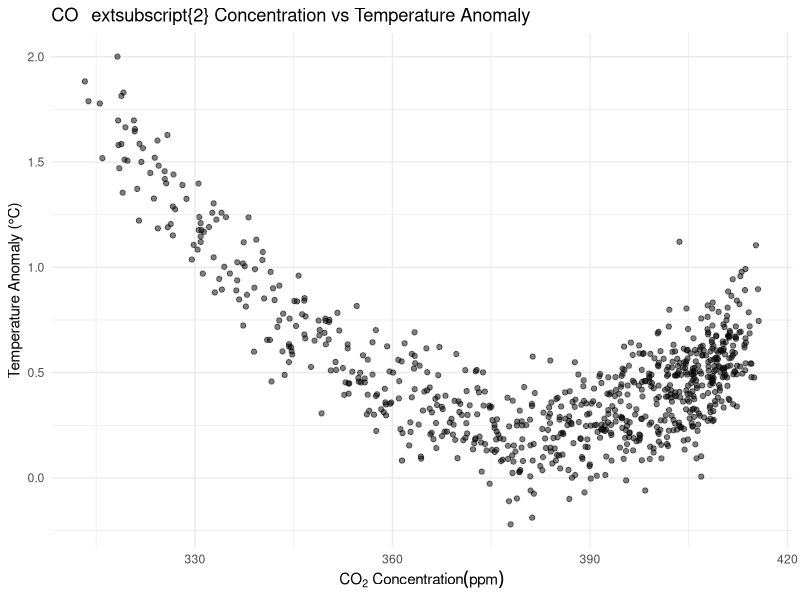
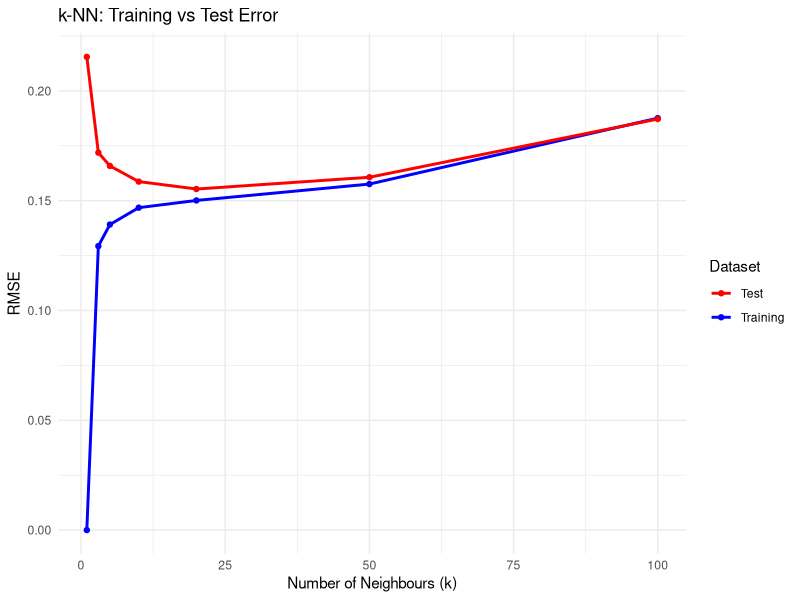
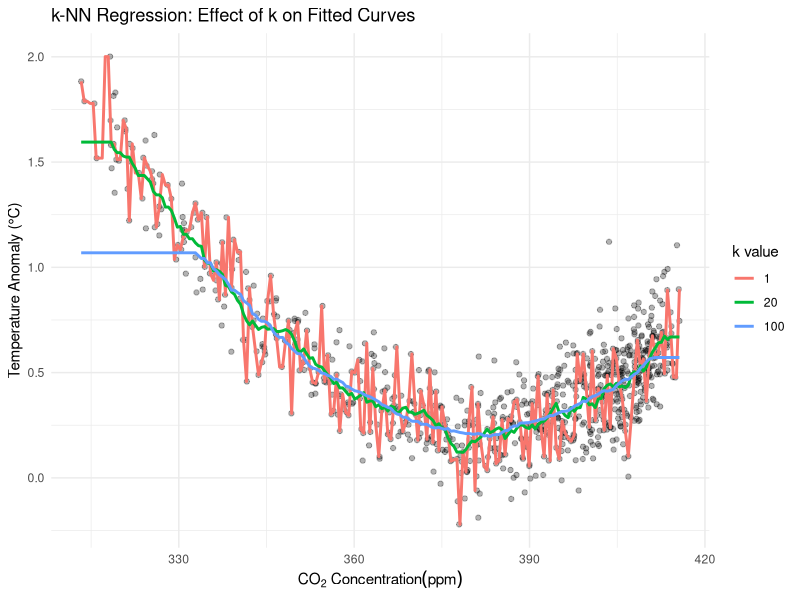
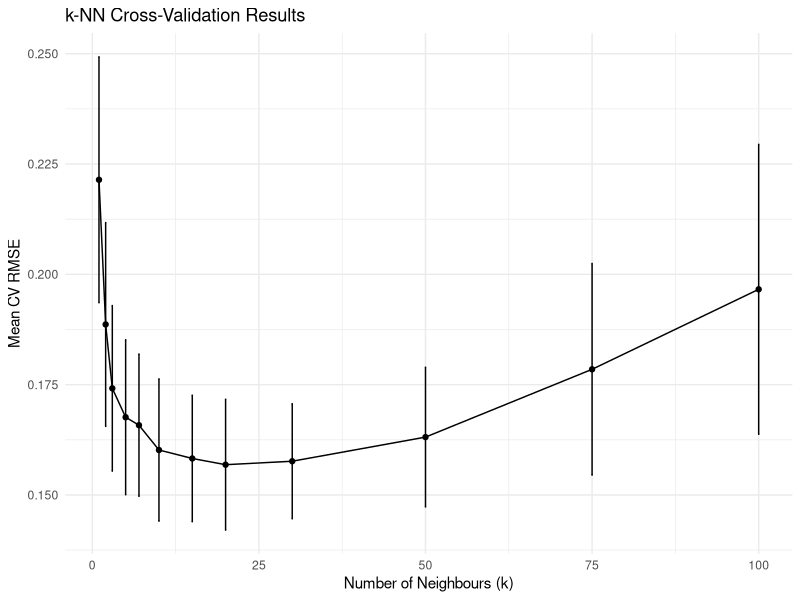
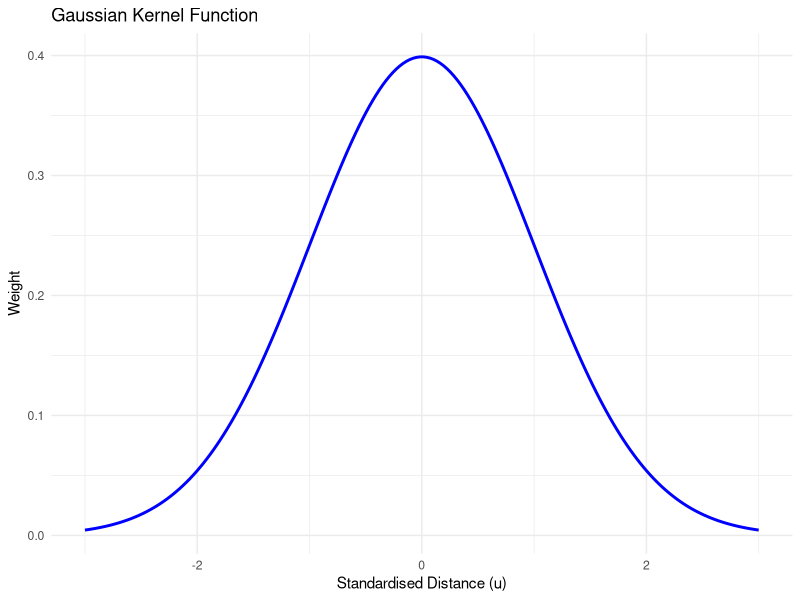
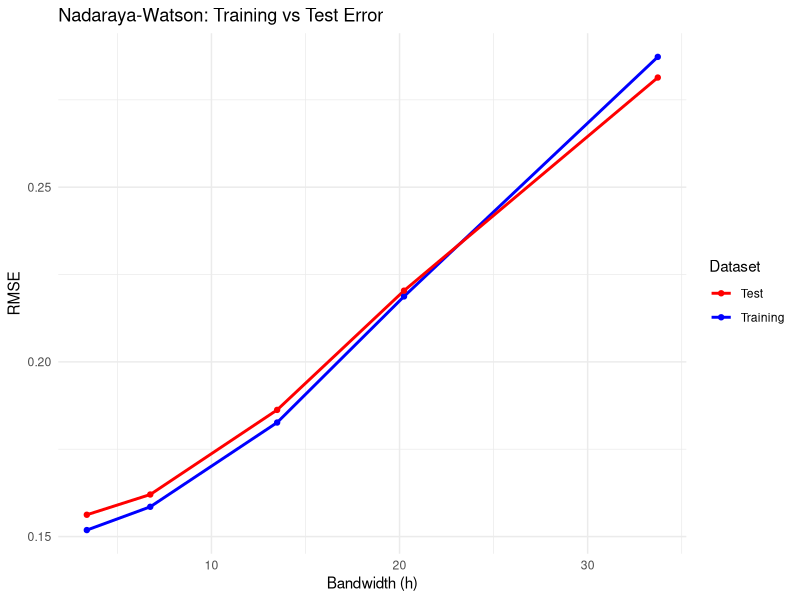
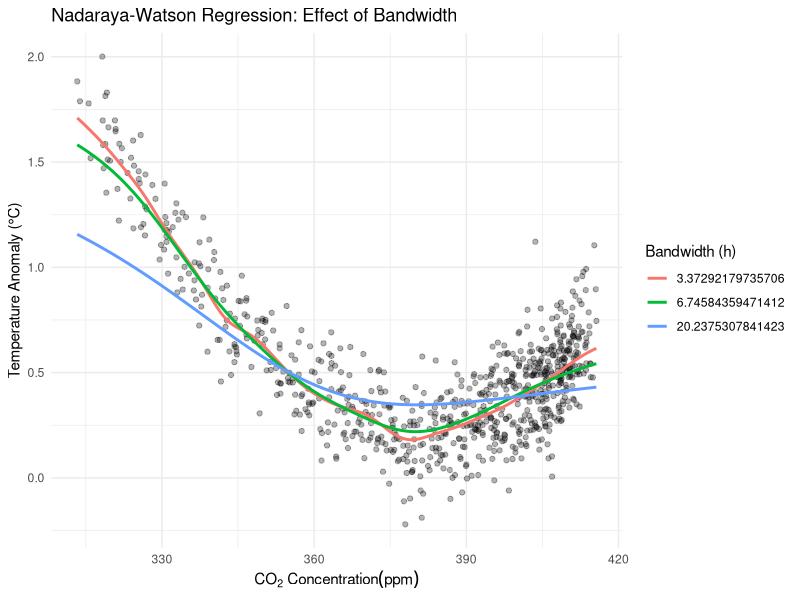
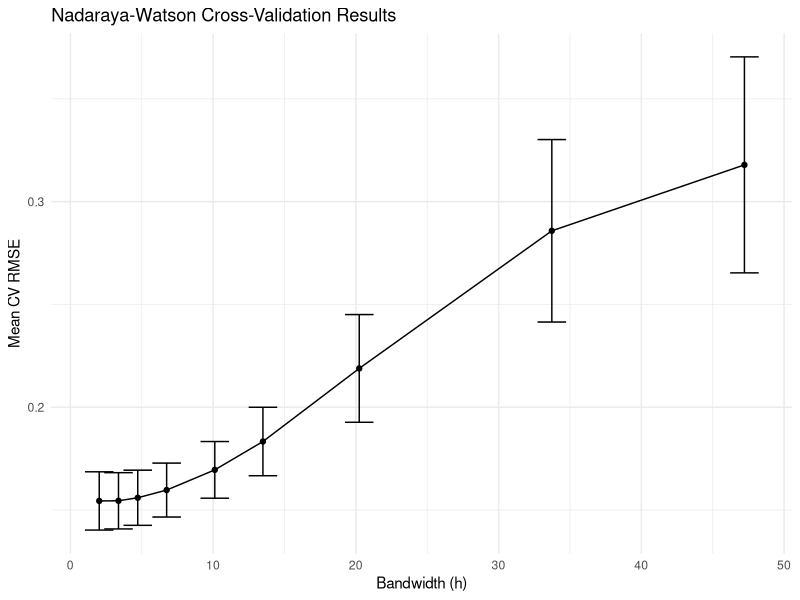

The R source for these figures, in order:
## ---- chunk 1
knitr::opts_chunk$set(
  echo = TRUE,          # Show code
  warning = FALSE,      # Hide warnings
  message = FALSE,      # Hide messages
  fig.width = 6,        # Figure width
  fig.height = 4,       # Figure height
  fig.align = 'center', # Centre figures
  out.width = '80%'     # Output width
)
## ---- chunk 2
library(tidyverse)
library(caret)        # For k-NN regression
library(rsample)      # For cross-validation
library(broom)        # For model output formatting
library(knitr)        # For table formatting
library(gridExtra)    # For arranging plots
## ---- chunk 3
# Replace ___ with the correct filename in quotes
climate_data <- read_csv("climate_data.csv")

# Replace ___ with the function to examine data structure
glimpse(climate_data)
## ---- chunk 4
# Create scatter plot of the relationship
ggplot(climate_data, aes(x = co2, y = temperature_anomaly)) +
  geom_point(alpha = 0.5) +
  labs(
    title = "CO\textsubscript{2} Concentration vs Temperature Anomaly",
    x = expression(CO[2]~ Concentration (ppm)),
    y = "Temperature Anomaly (\u00B0C)",
  ) +
  theme_minimal()

# Calculate correlation
# Replace ___ with the two variables to correlate
correlation <- cor(climate_data$co2, climate_data$temperature_anomaly)
cat(sprintf("Correlation: %.3f\n", correlation))
## ---- chunk 5
# Create training and test sets (75-25 split)
set.seed(2024)
# Replace ___ with the function to create data splits
data_split <- initial_split(
  climate_data, prop = 0.75)
train_data <- training(data_split)
test_data <- testing(data_split)

cat(sprintf(
  "Training set: %d observations\n",
  nrow(train_data)))
cat(sprintf(
  "Test set: %d observations\n",
  nrow(test_data)))

# Extract predictors and response for training set
# Convert predictor to matrix format for knnreg()
x_train <- as.matrix(train_data$co2)
y_train <- train_data$temperature_anomaly

# Extract predictors and response for test set
x_test <- as.matrix(test_data$co2)
y_test <- test_data$temperature_anomaly

# Verify dimensions
cat(sprintf("\nx_train dimensions: %d x %d\n", 
            nrow(x_train), ncol(x_train)))
cat(sprintf("y_train length: %d\n", length(y_train)))
## ---- chunk 6
# Define range of k values to test
# We test a range from very flexible (k=1) to very smooth (k=100)
k_values <- c(1, 3, 5, 10, 20, 50, 100)

# Initialise storage for results
knn_results <- data.frame(
  k = integer(),
  train_rmse = numeric(),
  test_rmse = numeric()
)

# Fit k-NN models for each k value
for(k in k_values) {
  # Fit model on training data
  # Replace ___ with appropriate arguments
  knn_model <- knnreg(
    x = x_train,
    y = y_train,
    k = k
  )
  
  # Predict training set
  # Replace ___ with appropriate arguments
  train_pred <- predict(knn_model, newdata = x_train)
  
  # Predict test set
  # Replace ___ with appropriate arguments
  test_pred <- predict(knn_model, newdata = x_test)
  
  # Calculate RMSE for training and test sets
  train_rmse <- sqrt(mean((train_pred - y_train)^2))
  test_rmse <- sqrt(mean((test_pred - y_test)^2))
  
  # Store results
  knn_results <- rbind(
    knn_results,
    data.frame(k = k, train_rmse = train_rmse, test_rmse = test_rmse)
  )
}

# Display results table
kable(knn_results, digits = 3,
      caption = "k-NN Performance for Different k Values")
## ---- chunk 7
# Visualise how training and test error change with k
# Replace ___ to create appropriate plot
ggplot(knn_results, aes(x = k)) +
  geom_line(aes(y = train_rmse, colour = "Training"), size = 1) +
  geom_line(aes(y = test_rmse, colour = "Test"), size = 1) +
  geom_point(aes(y = train_rmse, colour = "Training")) +
  geom_point(aes(y = test_rmse, colour = "Test")) +
  scale_colour_manual(
    values = c("Training" = "blue", "Test" = "red")) +
  labs(
    title = "k-NN: Training vs Test Error",
    x = "Number of Neighbours (k)",
    y = "RMSE",
    colour = "Dataset"
  ) +
  theme_minimal()

# Identify optimal k (minimum test RMSE)
# Replace ___ with appropriate code
optimal_k <- knn_results$k[which.min(knn_results$test_rmse)]
cat(sprintf("\nOptimal k: %d\n", optimal_k))
## ---- chunk 8
# Create grid of CO2 values for smooth prediction curves
co2_grid <- seq(
   min(climate_data$co2),
  max(climate_data$co2),
  length.out = 200)

# Convert to matrix for knnreg predictions
co2_grid_matrix <- as.matrix(co2_grid)

# Generate predictions for selected k values
k_selected <- c(1, 20, 100)
predictions_list <- list()

for(k in k_selected) {
  # Replace ___ with appropriate arguments
  knn_model <- knnreg(
    x = x_train,
    y = y_train,
    k = k
  )
  
  knn_pred <- predict(knn_model, newdata = co2_grid_matrix)
  
  predictions_list[[as.character(k)]] <- data.frame(
    co2 = co2_grid,
    prediction = knn_pred,
    k = k
  )
}

# Combine predictions
all_predictions <- bind_rows(predictions_list)

# Plot predictions with original data
ggplot() +
  geom_point(
    data = climate_data,
    aes(x = co2, y = temperature_anomaly),
    alpha = 0.3) +
  geom_line(
    data = all_predictions,
    aes(x = co2, y = prediction, colour = factor(k)),
    size = 1) +
  labs(
    title = "k-NN Regression: Effect of k on Fitted Curves",
    x = expression(CO[2]~ Concentration (ppm)),
    y = "Temperature Anomaly (\u00B0C)",
    colour = "k value"
  ) +
  theme_minimal()
## ---- chunk 9
# Set up 10-fold cross-validation
set.seed(2024)
# Replace ___ with appropriate function and arguments
cv_folds <- vfold_cv(train_data, v = 10)

# Define range of k values
k_range <- c(1, 2, 3, 5, 7, 10, 15, 20, 30, 50, 75, 100)

# Initialise storage
cv_results <- data.frame(
  k = integer(),
  fold = integer(),
  rmse = numeric()
)

# Perform cross-validation
for(k in k_range) {
  for(i in 1:nrow(cv_folds)) {
    # Extract fold data
    train_fold <- analysis(cv_folds$splits[[i]])
    test_fold <- assessment(cv_folds$splits[[i]])
    
    # Prepare matrices for this fold
    x_train_fold <- as.matrix(train_fold$co2)
    y_train_fold <- train_fold$temperature_anomaly
    x_test_fold <- as.matrix(test_fold$co2)
    
    # Fit k-NN model
    # Replace ___ with appropriate arguments
    knn_model <- knnreg(
      x = x_train_fold,
      y = y_train_fold,
      k = k
    )
    
    # Make predictions
    knn_pred <- predict(knn_model, newdata = x_test_fold)
    
    # Calculate RMSE
    fold_rmse <- sqrt(mean((test_fold$temperature_anomaly - knn_pred)^2))
    
    # Store results
    cv_results <- rbind(
      cv_results,
      data.frame(k = k, fold = i, rmse = fold_rmse)
    )
  }
}

# Calculate mean CV error for each k
# Replace ___ with appropriate dplyr code
cv_summary <- cv_results %>%
  group_by(k) %>%
  summarise(
    mean_rmse = mean(rmse),
    sd_rmse = sd(rmse),
    .groups = 'drop'
  )

kable(cv_summary, digits = 3,
      caption = "Cross-Validation Results for k-NN")
## ---- chunk 10
# Plot CV results with error bars
# Replace ___ with appropriate ggplot code
ggplot(cv_summary, aes(x = k, y = mean_rmse)) +
  geom_line() +
  geom_point() +
  geom_errorbar(
    aes(
      ymin = mean_rmse - sd_rmse,
      ymax = mean_rmse + sd_rmse),
    width = 0.2) +
  labs(
    title = "k-NN Cross-Validation Results",
    x = "Number of Neighbours (k)",
    y = "Mean CV RMSE"
  ) +
  theme_minimal()

# Identify optimal k from CV
optimal_k_cv <- cv_summary$k[which.min(cv_summary$mean_rmse)]
cat(sprintf("\nOptimal k (CV): %d\n", optimal_k_cv))
cat(sprintf("CV RMSE: %.4f\n", 
            min(cv_summary$mean_rmse)))
## ---- chunk 11
# Implement the Gaussian kernel function
# Replace ___ to complete the function
gaussian_kernel <- function(u) {
  # The Gaussian kernel formula
  # Hint: 2*pi in R is written as 2*pi
  (1 / sqrt(2*pi)) * exp(-(u^2) / 2)
}

# Test your kernel function
test_values <- c(-2, -1, 0, 1, 2)
kernel_weights <- gaussian_kernel(test_values)
cat("Kernel weights for test values:\n")
print(data.frame(u = test_values, weight = kernel_weights))

# Visualise the kernel function
u_seq <- seq(-3, 3, length.out = 200)
kernel_plot_data <- data.frame(
  u = u_seq,
  weight = gaussian_kernel(u_seq)
)

ggplot(kernel_plot_data, aes(x = u, y = weight)) +
  geom_line(size = 1, colour = "blue") +
  labs(
    title = "Gaussian Kernel Function",
    x = "Standardised Distance (u)",
    y = "Weight"
  ) +
  theme_minimal()
## ---- chunk 12
# Implement Nadaraya-Watson estimator
# Replace ___ to complete the function
nadaraya_watson <- function(x_train, y_train, x_test, bandwidth) {
  # Initialise vector to store predictions
  predictions <- numeric(length(x_test))
  
  # Loop through each test point
  for(i in 1:length(x_test)) {
    # Calculate distances from test point to all training points
    # Hint: x_test[i] is a single value, x_train is a vector
    distances <- x_test[i] - x_train
    
    # Calculate standardised distances (u = distance / bandwidth)
    u <- distances / bandwidth
    
    # Apply Gaussian kernel to get weights
    weights <- gaussian_kernel(u)
    
    # Calculate weighted average (Nadaraya-Watson formula)
    # Numerator: sum of weighted responses
    numerator <- sum(weights * y_train)
    
    # Denominator: sum of weights
    denominator <- sum(weights)
    
    # Compute prediction
    predictions[i] <- numerator / denominator
  }
  
  return(predictions)
}

# Test your function with a single bandwidth
test_bandwidth <- 20
nw_test_pred <- nadaraya_watson(
  x_train = x_train,
  y_train = y_train,
  x_test = x_test,
  bandwidth = test_bandwidth
)

# Calculate test RMSE
nw_test_rmse <- sqrt(mean((nw_test_pred - y_test)^2))
cat(sprintf("Test RMSE (h = %.1f): %.4f\n", test_bandwidth, nw_test_rmse))
## ---- chunk 13
# Calculate Silverman's rule of thumb bandwidth
# h = 0.9 * min(sd, IQR/1.34) * n^(-1/5)
n <- length(x_train)
sigma <- sd(as.vector(x_train))
iqr <- IQR(as.vector(x_train))
h_silverman <- 0.9 * min(sigma, iqr / 1.34) * n^(-1/5)

cat(sprintf("Silverman's bandwidth: %.2f\n", h_silverman))

# Test multiples of Silverman's bandwidth
# We test from very flexible (0.5h) to very smooth (5h)
bandwidth_values <- h_silverman * c(0.5, 1, 2, 3, 5)

# Initialise storage
nw_results <- data.frame(
  bandwidth = numeric(),
  train_rmse = numeric(),
  test_rmse = numeric()
)

# Fit models for each bandwidth
for(bw in bandwidth_values) {
  # Predict training set
  # Replace ___ with appropriate arguments
  # Note: x_train is a matrix, convert to vector with as.vector()
  train_pred <- nadaraya_watson(
    x_train = as.vector(x_train),
    y_train = y_train,
    x_test = as.vector(x_train),
    bandwidth = bw
  )
  
  # Predict test set
  # Replace ___ with appropriate arguments
  test_pred <- nadaraya_watson(
    x_train = as.vector(x_train),
    y_train = y_train,
    x_test = as.vector(x_test),
    bandwidth = bw
  )
  
  # Calculate RMSE
  train_rmse <- sqrt(mean((train_pred - y_train)^2))
  test_rmse <- sqrt(mean((test_pred - y_test)^2))
  
  # Store results
  nw_results <- rbind(
    nw_results,
    data.frame(
      bandwidth = bw,
      train_rmse = train_rmse,
      test_rmse = test_rmse)
  )
}

kable(nw_results, digits = 3,
      caption = "Nadaraya-Watson Performance for Different Bandwidths")
## ---- chunk 14
# Visualise how training and test error change with bandwidth
# Replace ___ to create appropriate plot
ggplot(nw_results, aes(x = bandwidth)) +
  geom_line(aes(y = train_rmse, colour = "Training"), size = 1) +
  geom_line(aes(y = test_rmse, colour = "Test"), size = 1) +
  geom_point(aes(y = train_rmse, colour = "Training")) +
  geom_point(aes(y = test_rmse, colour = "Test")) +
  scale_colour_manual(
    values = c("Training" = "blue", "Test" = "red")) +
  labs(
    title = "Nadaraya-Watson: Training vs Test Error",
    x = "Bandwidth (h)",
    y = "RMSE",
    colour = "Dataset"
  ) +
  theme_minimal()

# Identify optimal bandwidth
optimal_h <- nw_results$bandwidth[which.min(nw_results$test_rmse)]
cat(sprintf("\nOptimal bandwidth: %.1f\n", optimal_h))
## ---- chunk 15
# Generate predictions for selected bandwidth values
# Use multiples of Silverman's bandwidth
h_selected <- h_silverman * c(0.5, 1, 3)
nw_predictions_list <- list()

for(h in h_selected) {
  # Replace ___ with appropriate arguments
  nw_pred <- nadaraya_watson(
    x_train = as.vector(x_train),
    y_train = y_train,
    x_test = co2_grid,
    bandwidth = h
  )
  
  nw_predictions_list[[as.character(h)]] <- data.frame(
    co2 = co2_grid,
    prediction = nw_pred,
    h = h
  )
}

# Combine predictions
nw_all_predictions <- bind_rows(nw_predictions_list)

# Plot Nadaraya-Watson fits
ggplot() +
  geom_point(
    data = climate_data,
    aes(x = co2, y = temperature_anomaly),
    alpha = 0.3) +
  geom_line(
    data = nw_all_predictions,
    aes(x = co2, y = prediction, colour = factor(h)),
    size = 1) +
  labs(
    title = "Nadaraya-Watson Regression: Effect of Bandwidth",
    x = expression(CO[2]~ Concentration (ppm)),
    y = "Temperature Anomaly (\u00B0C)",
    colour = "Bandwidth (h)"
  ) +
  theme_minimal()
## ---- chunk 16
# Define range of bandwidth values as multiples of
# Silverman's bandwidth...
# Test a wider range for cross-validation
h_range <- h_silverman * c(0.3, 0.5, 0.7, 1, 1.5, 2, 3, 5, 7)

# Initialise storage
nw_cv_results <- data.frame(
  bandwidth = numeric(),
  fold = integer(),
  rmse = numeric()
)

# Perform cross-validation
# Use the same cv_folds created earlier
for(h in h_range) {
  for(i in 1:nrow(cv_folds)) {
    # Extract fold data
    train_fold <- analysis(cv_folds$splits[[i]])
    test_fold <- assessment(cv_folds$splits[[i]])
    
    # Make predictions using Nadaraya-Watson
    # Replace ___ with appropriate arguments
    nw_pred <- nadaraya_watson(
      x_train =  as.vector(train_fold$co2),
      y_train = train_fold$temperature_anomaly,
      x_test = as.vector(test_fold$co2),
      bandwidth = h
    )
    
    # Calculate RMSE
    fold_rmse <- sqrt(mean((test_fold$temperature_anomaly - nw_pred)^2))
    
    # Store results
    nw_cv_results <- rbind(
      nw_cv_results,
      data.frame(bandwidth = h, fold = i, rmse = fold_rmse)
    )
  }
}

# Calculate mean CV error for each bandwidth
# Replace ___ with appropriate dplyr code
nw_cv_summary <- nw_cv_results %>%
  group_by(bandwidth) %>%
  summarise(
    mean_rmse = mean(rmse),
    sd_rmse = sd(rmse),
    .groups = 'drop'
  )

kable(nw_cv_summary, digits = 3,
      caption = "Cross-Validation Results for Nadaraya-Watson")
## ---- chunk 17
# Plot CV results with error bars
ggplot(nw_cv_summary, aes(x = bandwidth, y = mean_rmse)) +
  geom_line() +
  geom_point() +
  geom_errorbar(
    aes(
      ymin = mean_rmse - sd_rmse,
      ymax = mean_rmse + sd_rmse),
    width = 2) +
  labs(
    title = "Nadaraya-Watson Cross-Validation Results",
    x = "Bandwidth (h)",
    y = "Mean CV RMSE"
  ) +
  theme_minimal()

# Identify optimal bandwidth from CV
optimal_h_cv <- nw_cv_summary$bandwidth[which.min(nw_cv_summary$mean_rmse)]
cat(sprintf("\nOptimal bandwidth (CV): %.1f\n", optimal_h_cv))
cat(sprintf("CV RMSE: %.4f\n", 
            min(nw_cv_summary$mean_rmse)))
## ---- chunk 18
# Fit optimal k-NN model
# Replace ___ with optimal k value from cross-validation
knn_optimal <- knnreg(
  x = x_train,
  y = y_train,
  k = 20
)
knn_optimal_pred <- predict(knn_optimal, newdata = x_test)
knn_optimal_rmse <- sqrt(mean((knn_optimal_pred - y_test)^2))

# Fit optimal Nadaraya-Watson model
# Replace ___ with optimal bandwidth from cross-validation
nw_optimal_pred <- nadaraya_watson(
  x_train = as.vector(x_train),
  y_train = y_train,
  x_test = as.vector(x_test),
  bandwidth = 2.0
)
nw_optimal_rmse <- sqrt(mean((nw_optimal_pred - y_test)^2))

# Fit OLS for comparison
ols_model <- lm(temperature_anomaly ~ co2, data = train_data)
ols_pred <- predict(ols_model, newdata = test_data)
ols_rmse <- sqrt(mean((ols_pred - y_test)^2))

# Fit polynomial regression for comparison
poly_model <- lm(
  temperature_anomaly ~ poly(co2, 3), data = train_data)
poly_pred <- predict(poly_model, newdata = test_data)
poly_rmse <- sqrt(mean((poly_pred - y_test)^2))

# Create performance comparison table
comparison_table <- data.frame(
  Method = c(
    "Linear Regression",
    "Polynomial Regression (degree 3)",
    "k-NN Regression",
    "Nadaraya-Watson"),
  Test_RMSE = c(
    ols_rmse,
    poly_rmse,
    knn_optimal_rmse,
    nw_optimal_rmse
  ),
  Parameters = c(
    "2 (intercept + slope)",
    "4 (polynomial coefficients)",
    sprintf("k = %d", 20),
    sprintf("h = %.1f", 2.0)
  )
)

kable(comparison_table, digits = 4,
      caption = "Model Performance Comparison")

# Identify best method
best_method <- comparison_table$Method[
  which.min(comparison_table$Test_RMSE)]
cat(sprintf("\nBest performing method: %s\n", best_method))
## ---- chunk 19
# Generate predictions for all methods on grid
ols_grid_pred <- predict(ols_model, newdata = data.frame(co2 = co2_grid))
poly_grid_pred <- predict(poly_model, newdata = data.frame(co2 = co2_grid))

knn_optimal_model <- knnreg(
  x = x_train,
  y = y_train,
  k = 20
)
knn_grid_pred <- predict(knn_optimal_model, newdata = co2_grid_matrix)

nw_grid_pred <- nadaraya_watson(
  x_train = as.vector(x_train),
  y_train = y_train,
  x_test = co2_grid,
  bandwidth = 2.0
)

# Combine predictions
all_methods <- data.frame(
  co2 = co2_grid,
  Linear = ols_grid_pred,
  Polynomial = poly_grid_pred,
  kNN = knn_grid_pred,
  NW = nw_grid_pred
) %>%
  pivot_longer(
    cols = -co2,
    names_to = "Method",
    values_to = "Prediction"
  )

# Plot all methods
ggplot() +
  geom_point(
    data = climate_data,
    aes(x = co2, y = temperature_anomaly),
    alpha = 0.2) +
  geom_line(
    data = all_methods,
    aes(x = co2, y = Prediction, colour = Method),
    size = 1) +
  labs(
    title = "Comparison of Regression Methods",
    x = expression(CO[2]~ Concentration (ppm)),
    y = "Temperature Anomaly (\u00B0C)",
    colour = "Method"
  ) +
  theme_minimal()
